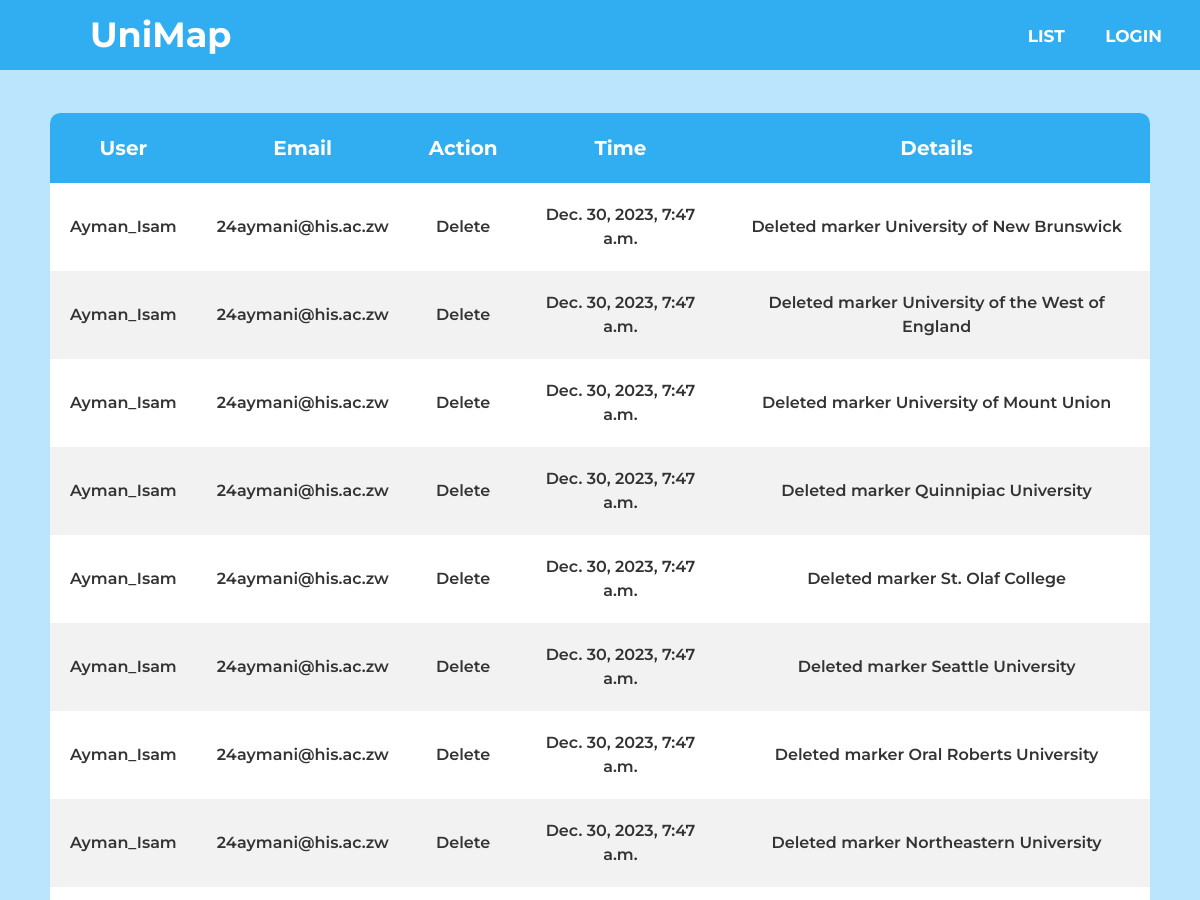
The page /logs/ (upper part) on the database as committed earlier.
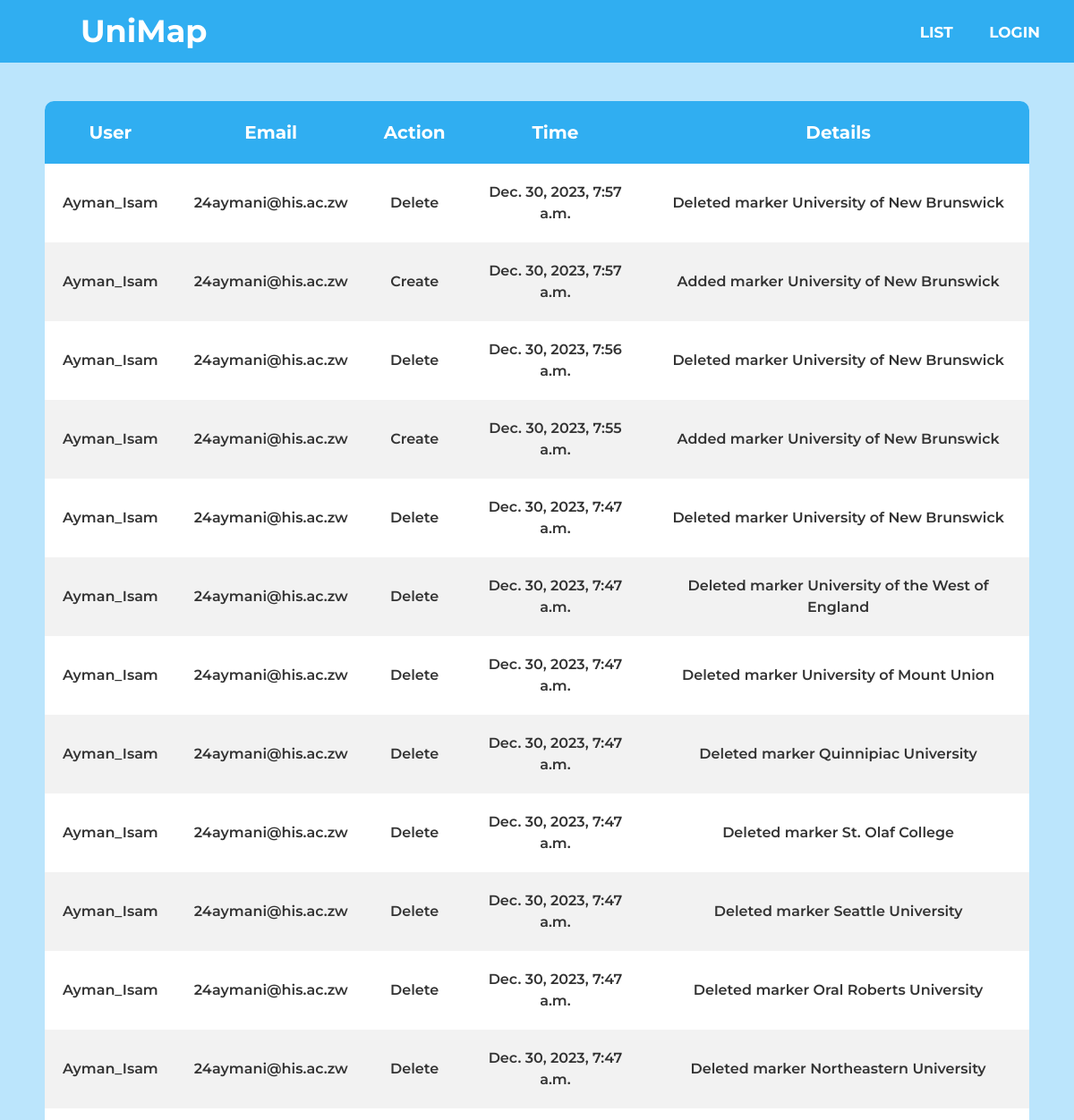
The same page on the database as committed later.
### map/models.py (models this page shows)
class AuditLog(models.Model):
    user = models.ForeignKey(User, on_delete=models.CASCADE)
    action = models.CharField(max_length=6, blank=True, null=True)
    timestamp = models.DateTimeField(auto_now_add=True)
    details = models.TextField()
    class Meta:
        ordering = ['-timestamp']

### map/views.py (the view)
# urls.py: path('logs/', views.view_audit_logs, name='view_audit_logs'),
def view_audit_logs(request):
    logs = AuditLog.objects.all()
    return render(request, 'audit_logs.html', {'logs': logs})

### map/templates/audit_logs.html (shortened to what this page needs)
{% extends 'base.html' %}
{% load static %}
{% block head %}
<link rel="stylesheet" type="text/css" href="{% static 'css/modal.css' %}">
<link rel="stylesheet" type="text/css" href="{% static 'css/form.css' %}">
{% endblock %}
{% block content %}
<div class="table-wrapper" style="margin-top:10px; text-align:center">
    <table>
        <thead>
            <tr>
                <th>User</th>
                <th>Email</th>
                <th>Action</th>
                <th>Time</th>
                <th>Details</th>
            </tr>
        </thead>
        <tbody>
            {% for log in logs %}
            <tr>
                <td>{{ log.user.username }}</td>
                <td>{{ log.user.email }}</td>
                <td>{{ log.action }}</td>
                <td>{{ log.timestamp }}</td>
                <td>{{ log.details }}</td>
            </tr>
            {% endfor %}
        </tbody>
    </table>
</div>
{% endblock %}

### map/templates/base.html (shortened to what this page needs)
{% load static %}
<!DOCTYPE html>
<html lang="en">
<head>
	<link rel="stylesheet" href="https://cdnjs.cloudflare.com/ajax/libs/font-awesome/5.15.3/css/all.min.css">
	<link rel="stylesheet" type="text/css" href="{% static 'css/styles.css' %}"/>
	<link rel="stylesheet" type="text/css" href="{% static 'css/toast.css' %}">
	<link rel="stylesheet" type="text/css" href="{% static 'css/navbar.css' %}">
	<link rel="stylesheet" type="text/css" href="https://js.api.here.com/v3/3.1/mapsjs-ui.css" />
	<link rel="stylesheet" href="https://cdnjs.cloudflare.com/ajax/libs/font-awesome/5.15.3/css/all.min.css">
	{% block head %}{% endblock %}
</head>
<body>
	<nav>
        <a href="/" class="logo-link">
            <label class="logo">UniMap</label>
        </a>
		<ul>
			<li><a href="{% url 'view_marker' %}">List</a></li>
			{% if user.is_authenticated %}
			<li><a href="{% url 'add_marker' %}">Add-Uni</a></li>
			{% if user.is_superuser %}
			<li><a href="{% url 'view_code' %}">Code</a></li>
			<li><a href="{% url 'add_json' %}">Json</a></li>
			{% endif %}
			<li><a href="{% url 'logout' %}">Logout</a></li>
			{% else %}
			<li><a href="{% url 'login' %}">Login</a></li>
			{% endif %}
		</ul>
	</nav>
	<main>
		{% block content %}
		{% endblock %}
	</main>
</body>
</html>

### map/static/css/styles.css (style rules this page uses)
body { width: 100%; height: 90%; margin: 0; padding: 0; margin-bottom: 10px; font-family: 'Montserrat', sans-serif; font-weight: 600; background-color: #bbe5fc; overflow-x: hidden; }
.table-wrapper { width: calc(100% - 100px); padding: 0 50px; border-radius: 10px; overflow: hidden; }
.table-wrapper table { width: 100%; border-collapse: collapse; margin-top: 3%; margin-bottom: 3%; }
.table-wrapper tr:first-child th:first-child { border-top-left-radius: 10px; }
.table-wrapper tr:first-child th:last-child { border-top-right-radius: 10px; }
.table-wrapper th, .table-wrapper td { padding: 20px; }
.table-wrapper th { background-color: #30aef1; color: white; font-size: 20px; }
.table-wrapper tr { min-height: 230px; }
.table-wrapper tr:nth-child(even) { background-color: #f2f2f2; }
.table-wrapper tr:nth-child(odd) { background-color: #fff; }

### map/static/css/toast.css (style rules this page uses)
body { font-family: 'Montserrat', sans-serif; font-size: 1rem; font-weight: 600; line-height: 1.5; color: #333; }

### map/static/css/navbar.css (style rules this page uses)
nav { background: #30aef1; height: 70px; width: 100%; margin: 0; border: 0; }
.logo-link { text-decoration: none; margin-left: 80px; line-height: 70px; padding: 20px 10px 10px 10px; border-radius: 5px; }
.logo-link label.logo { color: white; font-size: 35px; line-height: 70px; font-weight: bold; cursor: pointer; }
nav ul { float: right; margin-right: 20px; font-weight: 600; }
nav ul li { display: inline-block; line-height: 40px; margin: 0 5px; }
nav ul li a { color: white; font-size: 17px; padding: 7px 13px; border-radius: 5px; text-transform: uppercase; text-decoration: none; font-weight: 700; }

Rows that differ between the two databases and show on the page:
added AuditLog: user.username "Ayman_Isam", user.email "24aymani@his.ac.zw", action "Delete", timestamp "Dec. 30, 2023, 7:57 a.m.", details "Deleted marker University of New Brunswick"
added AuditLog: user.username "Ayman_Isam", user.email "24aymani@his.ac.zw", action "Create", timestamp "Dec. 30, 2023, 7:57 a.m.", details "Added marker University of New Brunswick"
added AuditLog: user.username "Ayman_Isam", user.email "24aymani@his.ac.zw", action "Delete", timestamp "Dec. 30, 2023, 7:56 a.m.", details "Deleted marker University of New Brunswick"
added AuditLog: user.username "Ayman_Isam", user.email "24aymani@his.ac.zw", action "Create", timestamp "Dec. 30, 2023, 7:55 a.m.", details "Added marker University of New Brunswick"
